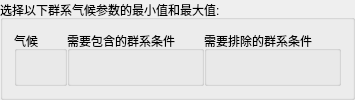
               <widget class="QGroupBox" name="groupBox_2">
                <property name="title">
                 <string>选择以下群系气候参数的最小值和最大值:</string>
                </property>
                <layout class="QGridLayout" name="gridLayout_6">
                 <property name="spacing">
                  <number>0</number>
                 </property>
                 <item row="0" column="1" colspan="3">
                  <widget class="QGroupBox" name="groupBox_3">
                   <property name="toolTip">
                    <string>参数必须在范围内且必须包含全部区间</string>
                   </property>
                   <property name="title">
                    <string>需要包含的群系条件</string>
                   </property>
                   <layout class="QGridLayout" name="gridLayout_11">
                    <property name="leftMargin">
                     <number>0</number>
                    </property>
                    <property name="topMargin">
                     <number>8</number>
                    </property>
                    <property name="rightMargin">
                     <number>0</number>
                    </property>
                    <property name="bottomMargin">
                     <number>0</number>
                    </property>
                    <item row="0" column="0">
                     <layout class="QGridLayout" name="gridNoiseRequired">
                      <property name="spacing">
                       <number>0</number>
                      </property>
                     </layout>
                    </item>
                   </layout>
                  </widget>
                 </item>
                 <item row="0" column="0">
                  <widget class="QGroupBox" name="groupBox_4">
                   <property name="title">
                    <string>气候</string>
                   </property>
                   <layout class="QGridLayout" name="gridLayout_14">
                    <property name="leftMargin">
                     <number>0</number>
                    </property>
                    <property name="topMargin">
                     <number>8</number>
                    </property>
                    <property name="rightMargin">
                     <number>0</number>
                    </property>
                    <property name="bottomMargin">
                     <number>0</number>
                    </property>
                    <item row="0" column="0">
                     <layout class="QGridLayout" name="gridNoiseName">
                      <property name="spacing">
                       <number>0</number>
                      </property>
                     </layout>
                    </item>
                   </layout>
                  </widget>
                 </item>
                 <item row="0" column="4" colspan="3">
                  <widget class="QGroupBox" name="groupBox_9">
                   <property name="toolTip">
                    <string>参数必须在范围内</string>
                   </property>
                   <property name="title">
                    <string>需要排除的群系条件</string>
                   </property>
                   <layout class="QGridLayout" name="gridLayout_12">
                    <property name="leftMargin">
                     <number>0</number>
                    </property>
                    <property name="topMargin">
                     <number>8</number>
                    </property>
                    <property name="rightMargin">
                     <number>0</number>
                    </property>
                    <property name="bottomMargin">
                     <number>0</number>
                    </property>
                    <item row="1" column="0">
                     <layout class="QGridLayout" name="gridNoiseAllowed">
                      <property name="spacing">
                       <number>0</number>
                      </property>
                     </layout>
                    </item>
                   </layout>
                  </widget>
                 </item>
                </layout>
               </widget>
